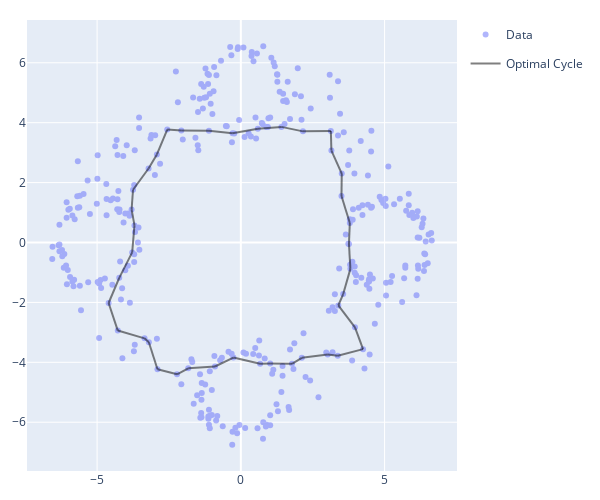

The notebook cell saved with this chart:
### Code cell
# cycle to optimize
i = homology_file[homology_file['dimension'] == 1].sort_values('cycle nnz').index[-1] # pick the largest cycle the optimize (could pick any what forms an actual cycle, this one's just easy)

# optimization problem
start = pd.Timestamp.now()
optimal = factored_file.optimize_cycle(
        birth_simplex=homology_file['birth simplex'][i], 
        problem_type='preserve PH basis'
    )
print(f'Optimizaiton took {pd.Timestamp.now() - start}')
optimal_edges = optimal['chain']['optimal cycle']['simplex'].tolist() # bounding box of optimal cycle

# plotting
trace_dta = go.Scatter( # data plot
        x=dta[:, 0],
        y=dta[:, 1],
        mode='markers',
        showlegend=True,
        name='Data',
        opacity=0.5
    )
traces_optimal = [oat.plot.edge__trace2d(edge, dta) for edge in optimal_edges] # optimal cycle plot
for n, trace in enumerate(traces_optimal): # plot optimal cycle
    trace.update(
            showlegend=(n==0),
            legendgroup='opti',
            opacity=0.5,
            name='Optimal Cycle',
            line=dict(color='black')
        )
fig = go.Figure(data=[trace_dta]+traces_optimal)
fig.update_layout(
        width=600, 
        height=500,
        margin=dict(l=20, r=20, t=20, b=20)
    )
fig.show()

### Figure 1 — Plotly figure (JSON) as saved in the notebook; plotly's stock layout.template omitted (floating-point values rounded to 4 significant figures; data arrays with more than 128 entries replaced by an {"elided": "..."} marker saying what was removed)
{"data": [{"mode": "markers", "name": "Data", "opacity": 0.5, "showlegend": true, "type": "scatter", "x": {"elided": "357 float values"}, "y": {"elided": "357 float values"}}, {"legendgroup": "opti", "line": {"color": "black"}, "mode": "lines", "name": "Optimal Cycle", "opacity": 0.5, "showlegend": true, "type": "scatter", "x": [-4.28, -4.44, -4.6], "y": [-2.94, -2.48, -2.02]}, {"legendgroup": "opti", "line": {"color": "black"}, "mode": "lines", "name": "Optimal Cycle", "opacity": 0.5, "showlegend": false, "type": "scatter", "x": [3.13, 2.645, 2.16], "y": [3.72, 3.715, 3.71]}, {"legendgroup": "opti", "line": {"color": "black"}, "mode": "lines", "name": "Optimal Cycle", "opacity": 0.5, "showlegend": false, "type": "scatter", "x": [-4.28, -3.815, -3.35], "y": [-2.94, -3.07, -3.2]}, {"legendgroup": "opti", "line": {"color": "black"}, "mode": "lines", "name": "Optimal Cycle", "opacity": 0.5, "showlegend": false, "type": "scatter", "x": [-4.23, -4.005, -3.78], "y": [-1.18, -0.755, -0.33]}, {"legendgroup": "opti", "line": {"color": "black"}, "mode": "lines", "name": "Optimal Cycle", "opacity": 0.5, "showlegend": false, "type": "scatter", "x": [-2.07, -1.59, -1.11], "y": [3.74, 3.735, 3.73]}, {"legendgroup": "opti", "line": {"color": "black"}, "mode": "lines", "name": "Optimal Cycle", "opacity": 0.5, "showlegend": false, "type": "scatter", "x": [-0.26, 0.205, 0.67], "y": [-3.84, -3.945, -4.05]}, {"legendgroup": "opti", "line": {"color": "black"}, "mode": "lines", "name": "Optimal Cycle", "opacity": 0.5, "showlegend": false, "type": "scatter", "x": [-3.2, -3.05, -2.9], "y": [-3.33, -3.78, -4.23]}, {"legendgroup": "opti", "line": {"color": "black"}, "mode": "lines", "name": "Optimal Cycle", "opacity": 0.5, "showlegend": false, "type": "scatter", "x": [3.5, 3.645, 3.79], "y": [1.55, 1.1, 0.65]}, {"legendgroup": "opti", "line": {"color": "black"}, "mode": "lines", "name": "Optimal Cycle", "opacity": 0.5, "showlegend": false, "type": "scatter", "x": [3.97, 3.68, 3.39], "y": [-2.83, -2.465, -2.1]}, {"legendgroup": "opti", "line": {"color": "black"}, "mode": "lines", "name": "Optimal Cycle", "opacity": 0.5, "showlegend": false, "type": "scatter", "x": [-1.83, -1.365, -0.9], "y": [-4.2, -4.17, -4.14]}, {"legendgroup": "opti", "line": {"color": "black"}, "mode": "lines", "name": "Optimal Cycle", "opacity": 0.5, "showlegend": false, "type": "scatter", "x": [-4.6, -4.415, -4.23], "y": [-2.02, -1.6, -1.18]}, {"legendgroup": "opti", "line": {"color": "black"}, "mode": "lines", "name": "Optimal Cycle", "opacity": 0.5, "showlegend": false, "type": "scatter", "x": [3.37, 3.81, 4.25], "y": [-3.78, -3.67, -3.56]}, {"legendgroup": "opti", "line": {"color": "black"}, "mode": "lines", "name": "Optimal Cycle", "opacity": 0.5, "showlegend": false, "type": "scatter", "x": [3.02, 2.57, 2.12], "y": [-3.74, -3.795, -3.85]}, {"legendgroup": "opti", "line": {"color": "black"}, "mode": "lines", "name": "Optimal Cycle", "opacity": 0.5, "showlegend": false, "type": "scatter", "x": [-2.92, -2.74, -2.56], "y": [2.94, 3.355, 3.77]}, {"legendgroup": "opti", "line": {"color": "black"}, "mode": "lines", "name": "Optimal Cycle", "opacity": 0.5, "showlegend": false, "type": "scatter", "x": [-3.7, -3.74, -3.78], "y": [0.57, 0.12, -0.33]}, {"legendgroup": "opti", "line": {"color": "black"}, "mode": "lines", "name": "Optimal Cycle", "opacity": 0.5, "showlegend": false, "type": "scatter", "x": [0.59, 0.15, -0.29], "y": [3.8, 3.725, 3.65]}, {"legendgroup": "opti", "line": {"color": "black"}, "mode": "lines", "name": "Optimal Cycle", "opacity": 0.5, "showlegend": false, "type": "scatter", "x": [-3.75, -3.48, -3.21], "y": [1.76, 2.115, 2.47]}, {"legendgroup": "opti", "line": {"color": "black"}, "mode": "lines", "name": "Optimal Cycle", "opacity": 0.5, "showlegend": false, "type": "scatter", "x": [3.56, 3.685, 3.81], "y": [-1.72, -1.3, -0.88]}, {"legendgroup": "opti", "line": {"color": "black"}, "mode": "lines", "name": "Optimal Cycle", "opacity": 0.5, "showlegend": false, "type": "scatter", "x": [3.51, 3.33, 3.15], "y": [2.3, 2.685, 3.07]}, {"legendgroup": "opti", "line": {"color": "black"}, "mode": "lines", "name": "Optimal Cycle", "opacity": 0.5, "showlegend": false, "type": "scatter", "x": [3.76, 3.785, 3.81], "y": [-0.05, -0.465, -0.88]}, {"legendgroup": "opti", "line": {"color": "black"}, "mode": "lines", "name": "Optimal Cycle", "opacity": 0.5, "showlegend": false, "type": "scatter", "x": [-1.11, -0.7, -0.29], "y": [3.73, 3.69, 3.65]}, {"legendgroup": "opti", "line": {"color": "black"}, "mode": "lines", "name": "Optimal Cycle", "opacity": 0.5, "showlegend": false, "type": "scatter", "x": [1.41, 1, 0.59], "y": [3.86, 3.83, 3.8]}, {"legendgroup": "opti", "line": {"color": "black"}, "mode": "lines", "name": "Optimal Cycle", "opacity": 0.5, "showlegend": false, "type": "scatter", "x": [4.25, 4.11, 3.97], "y": [-3.56, -3.195, -2.83]}, {"legendgroup": "opti", "line": {"color": "black"}, "mode": "lines", "name": "Optimal Cycle", "opacity": 0.5, "showlegend": false, "type": "scatter", "x": [2.16, 1.785, 1.41], "y": [3.71, 3.785, 3.86]}, {"legendgroup": "opti", "line": {"color": "black"}, "mode": "lines", "name": "Optimal Cycle", "opacity": 0.5, "showlegend": false, "type": "scatter", "x": [1.78, 1.4, 1.02], "y": [-4.05, -4.045, -4.04]}, {"legendgroup": "opti", "line": {"color": "black"}, "mode": "lines", "name": "Optimal Cycle", "opacity": 0.5, "showlegend": false, "type": "scatter", "x": [3.5, 3.505, 3.51], "y": [1.55, 1.925, 2.3]}, {"legendgroup": "opti", "line": {"color": "black"}, "mode": "lines", "name": "Optimal Cycle", "opacity": 0.5, "showlegend": false, "type": "scatter", "x": [-0.26, -0.58, -0.9], "y": [-3.84, -3.99, -4.14]}, {"legendgroup": "opti", "line": {"color": "black"}, "mode": "lines", "name": "Optimal Cycle", "opacity": 0.5, "showlegend": false, "type": "scatter", "x": [-2.22, -2.56, -2.9], "y": [-4.4, -4.315, -4.23]}, {"legendgroup": "opti", "line": {"color": "black"}, "mode": "lines", "name": "Optimal Cycle", "opacity": 0.5, "showlegend": false, "type": "scatter", "x": [3.79, 3.775, 3.76], "y": [0.65, 0.3, -0.05]}, {"legendgroup": "opti", "line": {"color": "black"}, "mode": "lines", "name": "Optimal Cycle", "opacity": 0.5, "showlegend": false, "type": "scatter", "x": [-3.75, -3.775, -3.8], "y": [1.76, 1.43, 1.1]}, {"legendgroup": "opti", "line": {"color": "black"}, "mode": "lines", "name": "Optimal Cycle", "opacity": 0.5, "showlegend": false, "type": "scatter", "x": [3.13, 3.14, 3.15], "y": [3.72, 3.395, 3.07]}, {"legendgroup": "opti", "line": {"color": "black"}, "mode": "lines", "name": "Optimal Cycle", "opacity": 0.5, "showlegend": false, "type": "scatter", "x": [-2.92, -3.065, -3.21], "y": [2.94, 2.705, 2.47]}, {"legendgroup": "opti", "line": {"color": "black"}, "mode": "lines", "name": "Optimal Cycle", "opacity": 0.5, "showlegend": false, "type": "scatter", "x": [-3.7, -3.75, -3.8], "y": [0.57, 0.835, 1.1]}, {"legendgroup": "opti", "line": {"color": "black"}, "mode": "lines", "name": "Optimal Cycle", "opacity": 0.5, "showlegend": false, "type": "scatter", "x": [-2.07, -2.315, -2.56], "y": [3.74, 3.755, 3.77]}, {"legendgroup": "opti", "line": {"color": "black"}, "mode": "lines", "name": "Optimal Cycle", "opacity": 0.5, "showlegend": false, "type": "scatter", "x": [-2.22, -2.025, -1.83], "y": [-4.4, -4.3, -4.2]}, {"legendgroup": "opti", "line": {"color": "black"}, "mode": "lines", "name": "Optimal Cycle", "opacity": 0.5, "showlegend": false, "type": "scatter", "x": [3.56, 3.475, 3.39], "y": [-1.72, -1.91, -2.1]}, {"legendgroup": "opti", "line": {"color": "black"}, "mode": "lines", "name": "Optimal Cycle", "opacity": 0.5, "showlegend": false, "type": "scatter", "x": [1.78, 1.95, 2.12], "y": [-4.05, -3.95, -3.85]}, {"legendgroup": "opti", "line": {"color": "black"}, "mode": "lines", "name": "Optimal Cycle", "opacity": 0.5, "showlegend": false, "type": "scatter", "x": [3.37, 3.195, 3.02], "y": [-3.78, -3.76, -3.74]}, {"legendgroup": "opti", "line": {"color": "black"}, "mode": "lines", "name": "Optimal Cycle", "opacity": 0.5, "showlegend": false, "type": "scatter", "x": [0.67, 0.845, 1.02], "y": [-4.05, -4.045, -4.04]}, {"legendgroup": "opti", "line": {"color": "black"}, "mode": "lines", "name": "Optimal Cycle", "opacity": 0.5, "showlegend": false, "type": "scatter", "x": [-3.35, -3.275, -3.2], "y": [-3.2, -3.265, -3.33]}], "layout": {"height": 500, "margin": {"b": 20, "l": 20, "r": 20, "t": 20}, "width": 600}}
